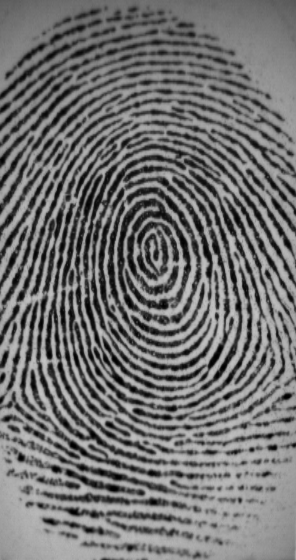
%> input picture input_1.tif, 296 x 560 px
$ octave enhance.m   (GNU Octave 9; MATLAB toolbox functions it lacks are replaced by stand-ins)
%> lines starting %> are read from the running program, lines starting %| are printed output that depends on the picture
% Fingerprint Enhancement with Sharpening

% Read input fingerprint image
inputImage = imread('input_1.tif');
%> inputImage is the input picture: size 560x296 uint8; min 0, max 197, mean 113.7

% Convert the image to grayscale if it's in color
if size(inputImage, 3) == 3
    inputImage = rgb2gray(inputImage);
end

% Enhance ridges using a filter (you can experiment with different filters)
ridgeEnhanced = imfilter(inputImage, fspecial('average', [5 5]));
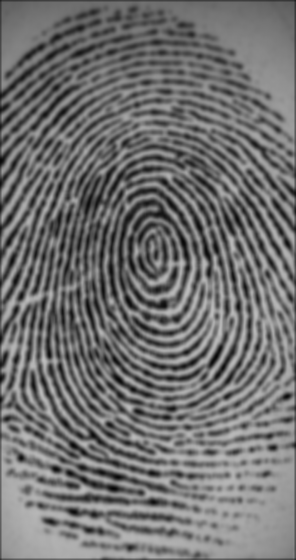
%> ridgeEnhanced: size 560x296 uint8; min 5, max 188, mean 112.9

% Sharpen the ridge-enhanced image using a sharpening filter
sharpened = imsharpen(ridgeEnhanced, 'Amount', 20, 'Radius', 25, 'Threshold', 0);
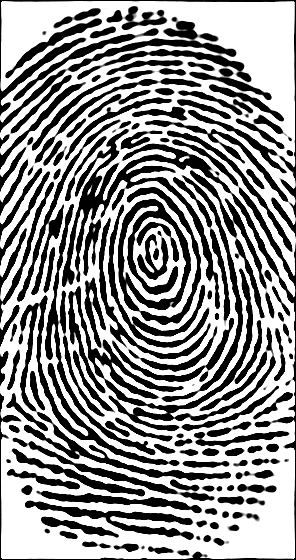
%> sharpened: size 560x296 uint8; min 0, max 255, mean 148.2

% Display the input and output images
figure;
subplot(1, 3, 1);
imshow(inputImage);
title('Input Fingerprint Image');

subplot(1, 3, 2);
imshow(ridgeEnhanced);
title('Ridge Enhanced Image');

subplot(1, 3, 3);
imshow(sharpened);
title('Sharpened Image');
